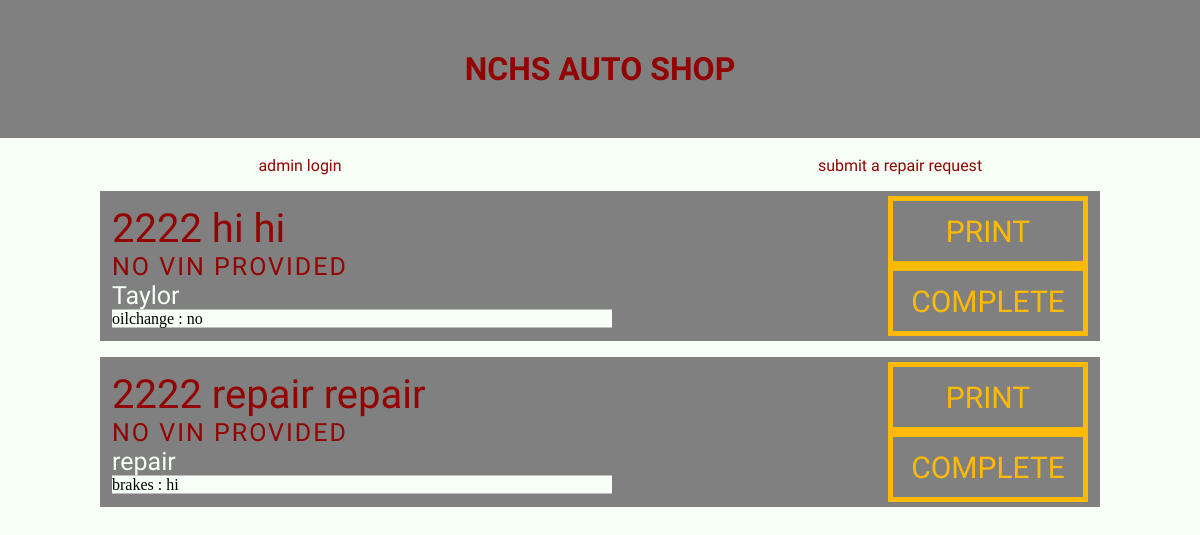
The page /admin on the database its author committed.
### tables this page shows
CREATE TABLE vehicles(
    vehicleId INTEGER NOT NULL PRIMARY KEY AUTOINCREMENT,
    make TEXT,
    model TEXT,
    year TEXT,
    vin TEXT CHECK(vin is null or length(vin) == 14),
    customerId INT NOT NULL, vin2 TEXT,
    FOREIGN KEY(customerId) REFERENCES customers(customerId)
    );

CREATE TABLE customers(
    customerId INTEGER NOT NULL PRIMARY KEY AUTOINCREMENT,
    customerName TEXT NOT NULL,
    customerEmail TEXT NOT NULL,
    customerPhoneNum TEXT 
    );

CREATE TABLE repairs(
    repairId INTEGER NOT NULL PRIMARY KEY AUTOINCREMENT,
    repairType TEXT NOT NULL,
    repairDescription TEXT,
    accepted BOOLEAN,
    vehicleId INT NOT NULL, completed BOOLEAN,
    FOREIGN KEY(vehicleId) REFERENCES vehicles(vehicleId)
    );

### app/index.py (the view)
@bp.route("/admin")
def adminConsole():
    return(render_template("console.html", compliedData=toolkit.compileRequestData()))

### app/database.py (called while the page is built)
def make_dicts(cursor, row):
     return dict((cursor.description[idx][0], value,)
                 for idx, value in enumerate(row))

def get_db():
    if "db" not in g:
         g.db = sqlite3.connect(
             current_app.config["DATABASE"],
             detect_types = sqlite3.PARSE_DECLTYPES
        )
    g.db.row_factory = make_dicts
    return g.db

def query_db(query, args=(), one=False):
    db = get_db()
    cursor = db.execute(query, args)
    queryList = cursor.fetchall()
    cursor.close()
    db.commit()
    return (queryList[0] if queryList else()) if one else queryList

### app/toolkit.py (called while the page is built)
def getRepairIds():
    myIds = []
    repairIds = query_db("""SELECT repairId FROM repairs""")
    for myId in repairIds:
        myIds.append(myId["repairId"])
    return myIds

def getAssociatedVehicle(repID):
    vehicleId =  query_db("SELECT vehicleId  FROM repairs WHERE repairId = ?", (int(repID),), True)
    return vehicleId["vehicleId"]

def getAssociatedCustomer(vehID):
    customerId =  query_db("SELECT customerId  FROM vehicles WHERE vehicleId = ?", (int(vehID),), True)
    return customerId["customerId"]

def getCustomerName(custID):
    customerName =  query_db("SELECT customerName FROM customers WHERE customerId = ?", (int(custID),), True)
    return customerName["customerName"]

def getVehicleMake(vehID):
    v =  query_db("SELECT make FROM vehicles WHERE vehicleId = ?", (int(vehID),), True)
    return v["make"]

def getVehicleModel(vehID):
    v =  query_db("SELECT model FROM vehicles WHERE vehicleId = ?", (int(vehID),), True)
    return v["model"]

def getVehicleYear(vehID):
    v =  query_db("SELECT year FROM vehicles WHERE vehicleId = ?", (int(vehID),), True)
    return v["year"]

def getVehicleVin(vehID):
    v =  query_db("SELECT vin2 FROM vehicles WHERE vehicleId = ?", (int(vehID),), True)
    return v["vin2"]

def getRepairType(repID):
    r =  query_db("SELECT repairType FROM repairs WHERE repairId = ?", (int(repID),), True)
    return r["repairType"]

def getRepairDescription(repID):
    r =  query_db("SELECT repairDescription FROM repairs WHERE repairId = ?", (int(repID),), True)
    return r["repairDescription"]

def getRepairAccepted(repID):
    r =  query_db("SELECT accepted FROM repairs WHERE repairId = ?", (int(repID),), True)
    return r["accepted"]

def getRepairCompleted(repID):
    r =  query_db("SELECT completed FROM repairs WHERE repairId = ?", (int(repID),), True)
    return r["completed"]

### app/templates/console.html (shortened to what this page needs)
<!DOCTYPE html>
<html>
	<head>
		<link rel="stylesheet" href="static/stylesheet.css">
	</head>
	<body id = "body">
		<h1 class = "title">NCHS AUTO SHOP</h1><br>
		<div class = "row">
			<div class = "column"><a href="{{ url_for('index.adminConsole') }}">admin login</a><br></div>
			<div class = "column"><a href="{{ url_for('index.login') }}">submit a repair request</a></div>
		</div>
		<section>
			{% for requestData in compliedData %}
			{% if requestData['utilityDerivedDisplayState'] == True %}
			<div class="request">
				<div class="generics-wrapper">
					<div class="vehicle">{{requestData['year']}} {{requestData['make']}} {{requestData['model']}} </div>
					<div class="vin">{{requestData['VIN']}} {{'No VIN Provided' if requestData['VIN'] == ''}}</div>
					<div class="customer">{{requestData['name']}}</div>
					<div class="information">{{requestData['type']}} : {{requestData['description']}}</div>
				</div>
				<div class="button-wrapper">
					<form action="/admin/L/{{requestData['utilityIdentifier']}}" method="POST">
						<button class="multi-button {{requestData['utilityDerivedLeftState']}}" type="submit"></button>
					</form>
					<form action="/admin/R/{{requestData['utilityIdentifier']}}" method="POST">
						<button class="multi-button {{requestData['utilityDerivedRightState']}}" type="submit"></button>
					</form>
				</div>
			</div>
			{% endif %}
			{% endfor %}
		</section>
	</body>
</html>

### app/static/stylesheet.css (style rules this page uses)
.title { color: #920404; background-color: grey; text-align: center; padding-bottom: 50px; padding-top: 50px; margin: 0px; font-family: 'Nunito Sans', sans-serif; }
.row { display: flex; text-align: center; }
.column { flex: 50%; }
a:visited, a:link { font-family: 'Nunito Sans', sans-serif; text-decoration: none; padding: 10px; color: #920404; }
* { margin: 0; padding: 0; background-color: #F7FFF7; }
html { -ms-touch-action: none; }
form { background: none; }
.request { position: relative; height: 150px; width: 1000px; margin-left: auto; margin-right: auto; margin-top: 1em; margin-bottom: 1em; background-color: grey; }
.vehicle { position: relative; width: 500px; font-size: 40px; color: #920404; background: transparent; font-family: 'Nunito Sans', sans-serif; }
.vin { position: relative; width: 500px; font-size: 25px; color: #920404; background: transparent; font-family: 'Nunito Sans', sans-serif; text-transform: uppercase; letter-spacing: 2px; }
.customer { position: relative; width: 500px; font-size: 25px; color: #F7FFF7; background: transparent; font-family: 'Nunito Sans', sans-serif; }
.button-wrapper { top: 50%; transform: translateY(-50%); position: absolute; right: 0; margin-right: 12px; background: transparent; }
.generics-wrapper { top: 50%; transform: translateY(-50%); position: absolute; left: 0; margin-left: 12px; background: transparent; }
.multi-button { position: relative; height: 70px; width: 200px; font-size: 30px; color: grey; margin: 0; border-color: grey; border-width: 5px; border-style: solid; background: transparent; cursor: pointer; font-family: 'Nunito Sans', sans-serif; transition: 0.2s; }
.print, .print:after { content: "PRINT"; color: #FCBA04; border-color: #FCBA04; }
.complete, .complete:after { content: "COMPLETE"; color: #FCBA04; border-color: #FCBA04; }

### rows shown on the page
vehicles: year "2222", make "hi", model "hi"
customers: name "Taylor"
repairs: type "oilchange", description "no"
vehicles: year "2222", make "repair", model "repair"
customers: name "repair"
repairs: type "brakes", description "hi"

### other values the page prints
{{ 'No VIN Provided' if requestData['VIN'] == '' }} "NO VIN PROVIDED" "NO VIN PROVIDED"
